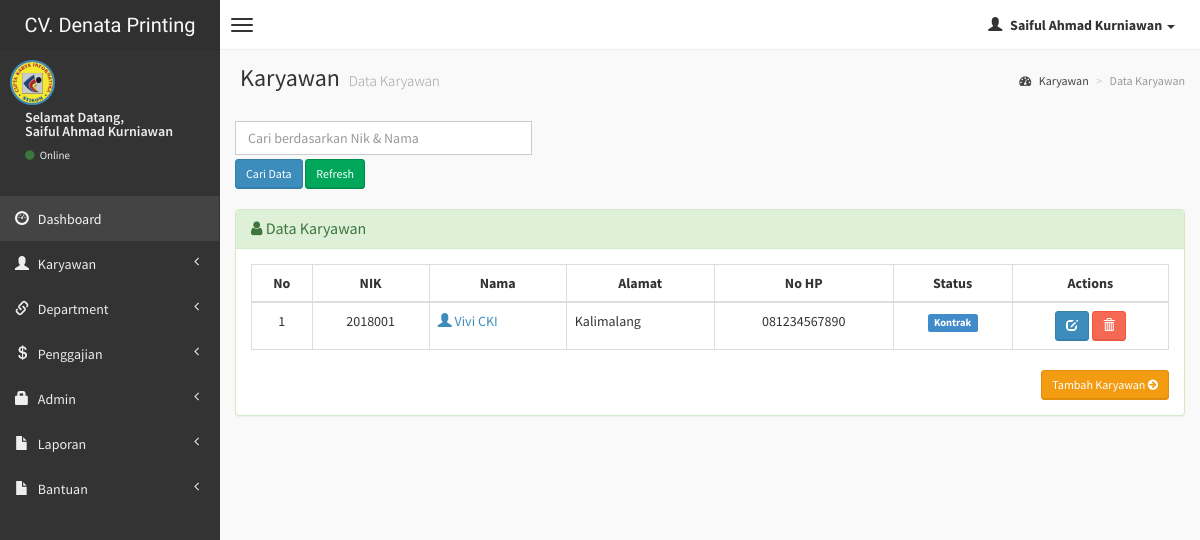
/admin/karyawan.php (signed in), run on the app's committed database.
### tables this page shows
CREATE TABLE `karyawan` (
  `nik` varchar(10) NOT NULL,
  `nama` varchar(50) NOT NULL,
  `alamat` varchar(150) NOT NULL,
  `no_hp` varchar(15) NOT NULL,
  `status` enum('tetap','kontrak','magang','outsource') NOT NULL
);

### admin/karyawan.php (the view, shortened to what this page needs)
<?php
if (empty($_SESSION['username'])){
	header('location:../index.php');
} else {
?>
<!DOCTYPE html>
<html>
    <head>
        <link href="../dist/css/bootstrap.css" rel="stylesheet" type="text/css" />
        <link href="//cdnjs.cloudflare.com/ajax/libs/font-awesome/4.1.0/css/font-awesome.min.css" rel="stylesheet" type="text/css" />
        <link href="//code.ionicframework.com/ionicons/1.5.2/css/ionicons.min.css" rel="stylesheet" type="text/css" />
        <link href="../css/morris/morris.css" rel="stylesheet" type="text/css" />
        <link href="../css/jvectormap/jquery-jvectormap-1.2.2.css" rel="stylesheet" type="text/css" />
        <link href="../css/datepicker/datepicker3.css" rel="stylesheet" type="text/css" />
        <link href="../css/daterangepicker/daterangepicker-bs3.css" rel="stylesheet" type="text/css" />
        <link href="../css/bootstrap-wysihtml5/bootstrap3-wysihtml5.min.css" rel="stylesheet" type="text/css" />
        <link href="../css/AdminLTE.css" rel="stylesheet" type="text/css" />
        <link rel="stylesheet" href="datatables/dataTables.bootstrap.css"/>
    </head>
    <body class="skin-black">
        <header class="header">
            <a href="index.php" class="logo">
                CV. Denata Printing
            </a>
            <nav class="navbar navbar-static-top" role="navigation">
                <a href="#" class="navbar-btn sidebar-toggle" data-toggle="offcanvas" role="button">
                    <span class="icon-bar"></span>
                    <span class="icon-bar"></span>
                    <span class="icon-bar"></span>
                </a>
                <div class="navbar-right">
                    <ul class="nav navbar-nav">
                        <li class="dropdown user user-menu">
                            <a href="#" class="dropdown-toggle" data-toggle="dropdown">
                                <i class="glyphicon glyphicon-user"></i>
                                <span><?php echo $_SESSION['fullname']; ?> <i class="caret"></i></span>
                            </a>
<?php } ?>
                        </li>
                    </ul>
                </div>
            </nav>
        </header>
        <div class="wrapper row-offcanvas row-offcanvas-left">
            <aside class="left-side sidebar-offcanvas">
                <section class="sidebar">
                    <div class="user-panel">
                        <div class="pull-left image">
                            <img src="<?php echo $_SESSION['gambar']; ?>" class="img-circle" alt="User Image" style="border: 2px solid #3C8DBC;" />
                        </div>
                        <div class="pull-left info">
                            <p>Selamat Datang,<br /><?php echo $_SESSION['fullname']; ?></p>
                            <a href="#"><i class="fa fa-circle text-success"></i> Online</a>
                        </div>
                    </div>
                    <?php include "menu.php"; ?>
                </section>
            </aside>
            <aside class="right-side">
                <section class="content-header">
                    <h1>
                        Karyawan
                        <small>Data Karyawan</small>
                    </h1>
                    <ol class="breadcrumb">
                        <li><a href="#"><i class="fa fa-dashboard"></i> Karyawan</a></li>
                        <li class="active">Data Karyawan</li>
                    </ol>
                </section>
                <section class="content">
                    <div class="row">
              <div class="col-lg-4">
              <form action='karyawan.php' method="POST">
	       <input type='text' class="form-control" style="margin-bottom: 4px;" name='qcari' placeholder='Cari berdasarkan Nik & Nama ' required />
           <input type='submit' value='Cari Data' class="btn btn-sm btn-primary" /> <a href='department.php' class="btn btn-sm btn-success" >Refresh</i></a>
          	</div>
              </div>
                    <br />
                    <div class="row">
                        <div class="col-lg-12">
                    <div class="panel panel-success">
                        <div class="panel-heading">
                        <h3 class="panel-title"><i class="fa fa-user"></i> Data Karyawan </h3>
                        </div>
                        <div class="panel-body">
                    <?php
                    $query1="select * from karyawan";
                    $tampil=mysqli_query($koneksi, $query1) or die(mysqli_error());
                    ?>
                  <table id="example" class="table table-hover table-bordered">
                  <thead>
                      <tr>
                        <th><center>No </center></th>
                        <th><center>NIK </i></center></th>
                        <th><center>Nama </center></th>
                        <th><center>Alamat </center></th>
                        <th><center>No HP </center></th>
                        <th><center>Status </center></th>
                        <th><center>Actions</center></th>
                      </tr>
                  </thead>
                     <?php
                     $no=0;
                     while($data=mysqli_fetch_array($tampil))
                    { $no++; ?>
                    <tbody>
                    <tr>
                    <td><center><?php echo $no; ?></center></td>
                    <td><center><?php echo $data['nik'];?></center></td>
                    <td><a href="detail-karyawan.php?hal=edit&kd=<?php echo $data['nik'];?>"><span class="glyphicon glyphicon-user"></span> <?php echo $data['nama'];?></td>
                    <td><?php echo $data['alamat']; ?></td>
                    <td><center><?php echo $data['no_hp']; ?></center></td>
                    <td><center><?php
                            if($data['status'] == 'tetap'){
								echo '<span class="label label-success">Tetap</span>';
							}
                            else if ($data['status'] == 'kontrak' ){
								echo '<span class="label label-primary">Kontrak</span>';
							}
                    ?></center></td>
                    <td><center><div id="thanks"><a class="btn btn-sm btn-primary" data-placement="bottom" data-toggle="tooltip" title="Edit Karyawan" href="edit-karyawan.php?hal=edit&kd=<?php echo $data['nik'];?>"><span class="glyphicon glyphicon-edit"></span></a>
                    <a onclick="return confirm ('Yakin hapus <?php echo $data['nama'];?>.?');" class="btn btn-sm btn-danger tooltips" data-placement="bottom" data-toggle="tooltip" title="Hapus Karyawan" href="karyawan.php?hal=hapus&kd=<?php echo $data['nik'];?>"><span class="glyphicon glyphicon-trash"></a></center></td></tr></div>
                 <?php
              }
              ?>
                <div class="text-right">
                  <a href="input-karyawan.php" class="btn btn-sm btn-warning">Tambah Karyawan <i class="fa fa-arrow-circle-right"></i></a>
                </div>
              </div>
              </div>
            </div>
                    </div>
    </body>
</html>

### data on the page
karyawan: nik "2018001", nama "Vivi CKI", alamat "Kalimalang", no_hp "081234567890", status "Kontrak"

### other printed values
$_SESSION['fullname'] "Saiful Ahmad Kurniawan"
